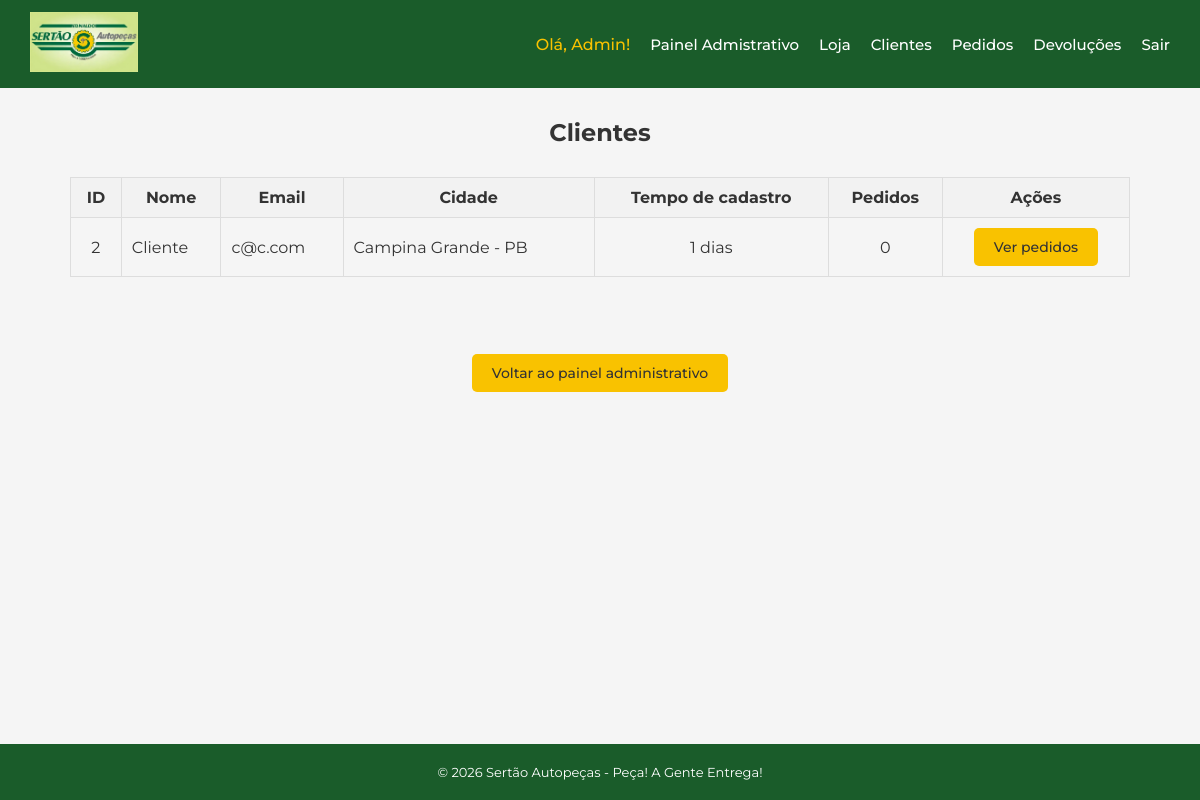
The app's page /admin/clientes (signed in), older data.
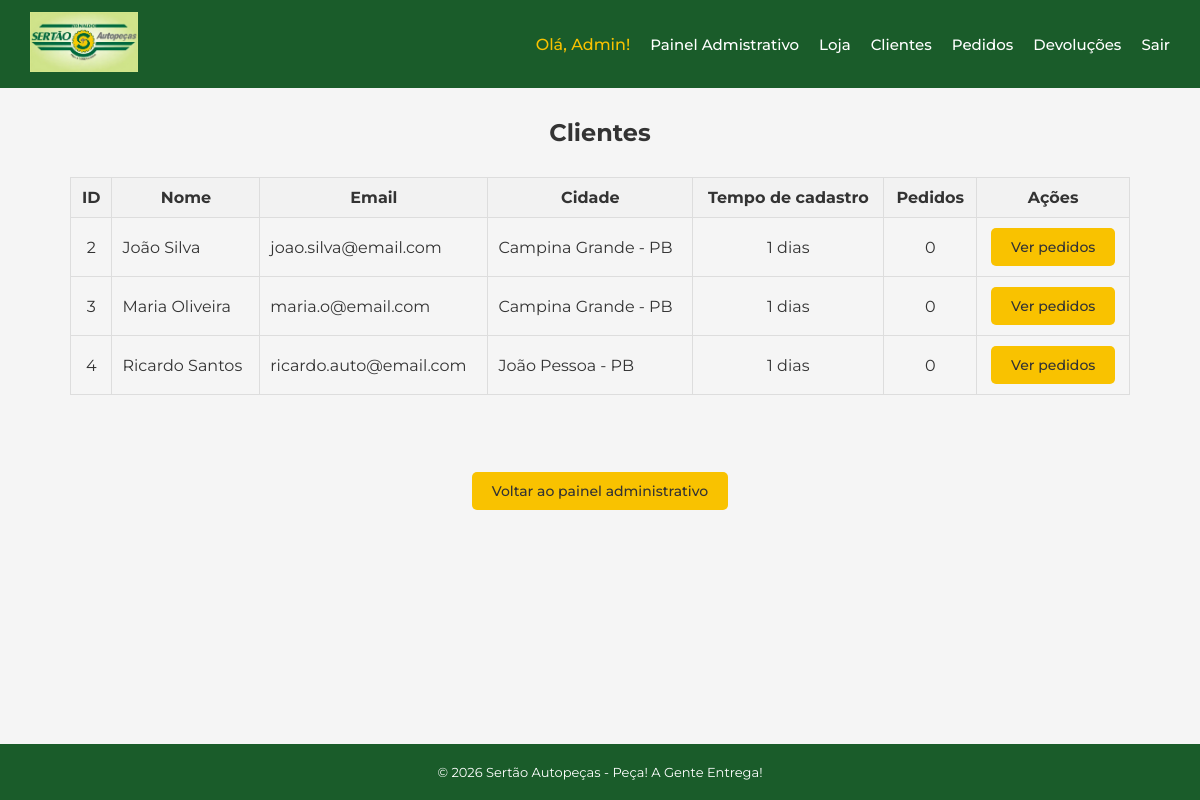
The same page, newer data.
### app/models.py (models this page shows)
class Usuario(UserMixin, db.Model):
    id = db.Column(db.Integer, primary_key=True)
    nome = db.Column(db.String(100), nullable=False)
    email = db.Column(db.String(100), nullable=False, unique=True)
    senha = db.Column(db.String(100), nullable=False)
    perfil = db.Column(db.String(100), nullable=False)
    endereco = db.Column(db.String(200), nullable=True)
    cidade = db.Column(db.String(100), nullable=True)
    estado = db.Column(db.String(2), nullable=True)
    cep = db.Column(db.String(9), nullable=True)
    data_cadastro = db.Column(db.DateTime, default=datetime.now)
    pedidos = db.relationship('Pedido', back_populates='usuario')

### app/routes/admin.py (the view)
@admin.route('/admin/clientes')
@login_required
def listar_clientes():
    if current_user.perfil != 'ADMIN':
        return redirect('/loja')
    clientes = Usuario.query.filter_by(perfil='CLIENTE').all()
    for cliente in clientes:
        if cliente.data_cadastro:
            diff = datetime.utcnow() - cliente.data_cadastro
            dias = diff.days
            if dias > 0:
                cliente.tempo_cadastro = f"{dias} dias"
            else:
                horas = diff.seconds // 3600
                cliente.tempo_cadastro = f"{horas} horas"
        else:
            cliente.tempo_cadastro = "N/A"
        cliente.total_pedidos = len(cliente.pedidos)
    return render_template('admin/clientes.html', clientes=clientes)

### app/models.py (called while the page is built)
@login_manager.user_loader
def load_user(user_id):
    return Usuario.query.get(int(user_id))

### app/templates/admin/clientes.html (shortened to what this page needs)
{% extends 'base.html' %}
{% block conteudo %}
<h2 style="text-align: center;">Clientes</h2>
{% if clientes %}
<table style="width: 100%; border-collapse: collapse; margin-top: 30px;">
    <thead>
        <tr style="background-color: #f2f2f2;">
            <th style="padding: 10px; border: 1px solid #ddd;">ID</th>
            <th style="padding: 10px; border: 1px solid #ddd;">Nome</th>
            <th style="padding: 10px; border: 1px solid #ddd;">Email</th>
            <th style="padding: 10px; border: 1px solid #ddd;">Cidade</th>
            <th style="padding: 10px; border: 1px solid #ddd;">Tempo de cadastro</th>
            <th style="padding: 10px; border: 1px solid #ddd;">Pedidos</th>
            <th style="padding: 10px; border: 1px solid #ddd;">Ações</th>
        </tr>
    </thead>
    <tbody>
        {% for cliente in clientes %}
        <tr>
            <td style="padding: 10px; border: 1px solid #ddd; text-align: center;">
                {{ cliente.id }}
            </td>
            <td style="padding: 10px; border: 1px solid #ddd;">
                {{ cliente.nome }}
            </td>
            <td style="padding: 10px; border: 1px solid #ddd;">
                {{ cliente.email }}
            </td>
            <td style="padding: 10px; border: 1px solid #ddd;">
                {{ cliente.cidade }} - {{ cliente.estado }}
            </td>
            <td style="padding: 10px; border: 1px solid #ddd; text-align: center;">
                {{ cliente.tempo_cadastro }}
            </td>
            <td style="padding: 10px; border: 1px solid #ddd; text-align: center;">
                {{ cliente.total_pedidos }}
            </td>
            <td style="padding: 10px; border: 1px solid #ddd; text-align: center;">
                <a href="/admin/clientes/{{ cliente.id }}/pedidos"
                   class="btn btn-primary">
                    Ver pedidos
                </a>
            </td>
        </tr>
        {% endfor %}
    </tbody>
</table>
{% else %}
<div style="text-align: center; margin-top: 30px;">
    <p>Nenhum cliente encontrado.</p>
</div>
{% endif %}
    <br><br><br>
    <div style="text-align: center; margin-top: 20px;">
        <a href="/admin" class="btn btn-primary">Voltar ao painel administrativo</a>
    </div>
{% endblock %}

### app/templates/base.html (shortened to what this page needs)
<!DOCTYPE html>
<html lang="pt-BR">
<head>
</head>
<body>
<nav class="navbar">
    <a href="/loja">
        <img src="/static/logo.jpeg" alt="Sertão Autopeças">
    </a>
    <div class="navbar-links">
        {% if current_user.is_authenticated %}
            <span class="navbar-user">Olá, {{ current_user.nome }}!</span>
            {% if current_user.perfil == 'CLIENTE' %}
                <a href="/loja">Loja</a>
                <a href="/carrinho">Carrinho</a>
                <a href="/meus-pedidos">Meus Pedidos</a>
            {% else %}
                <a href="/admin">Painel Admistrativo</a>
                <a href="/">Loja</a>
                <a href="/admin/clientes">Clientes</a>
                <a href="/admin/pedidos">Pedidos</a>
                <a href="/admin/devolucoes">Devoluções</a>
            {% endif %}
            <a href="/logout">Sair</a>
        {% else %}
            <a href="/loja">Loja</a>
            <a href="/login">Login</a>
            <a href="/cadastro">Cadastre-se</a>
        {% endif %}
    </div>
</nav>
<div class="container">
    {% block conteudo %}{% endblock %}
</div>
<footer class="footer">
    <p>© 2026 Sertão Autopeças - Peça! A Gente Entrega!</p>
</footer>
</body>
</html>

### app/templates/base.html (style rules this page uses)
* { margin: 0; padding: 0; box-sizing: border-box; }
body { font-family: 'Montserrat', sans-serif; background-color: #f5f5f5; color: #333333; display: flex; flex-direction: column; min-height: 100vh; }
.navbar { background-color: #1a5c2a; padding: 12px 30px; display: flex; align-items: center; justify-content: space-between; }
.navbar img { height: 60px; }
.navbar-links { display: flex; align-items: center; gap: 20px; }
.navbar-links a { color: #ffffff; text-decoration: none; font-weight: 500; font-size: 15px; }
.navbar-user { color: #f9c200; font-weight: 500; }
.container { max-width: 1100px; width: 100%; margin: 30px auto; padding: 0 20px; flex: 1; }
.btn { display: inline-block; padding: 10px 20px; border: none; border-radius: 5px; cursor: pointer; font-size: 14px; font-weight: 500; text-decoration: none; }
.btn-primary { background-color: #f9c200; color: #333333; }
.footer { background-color: #1a5c2a; color: #ffffff; text-align: center; padding: 20px; font-size: 13px; }

Row changes from the older to the newer data that the page shows:
changed Usuario id 2: nome "Cliente" → "João Silva"; email "c@c.com" → "joao.silva@email.com"
added Usuario: id "3", nome "Maria Oliveira", email "maria.o@email.com", cidade "Campina Grande", estado "PB", tempo_cadastro "1 dias", total_pedidos "0"
added Usuario: id "4", nome "Ricardo Santos", email "ricardo.auto@email.com", cidade "João Pessoa", estado "PB", tempo_cadastro "1 dias", total_pedidos "0"
